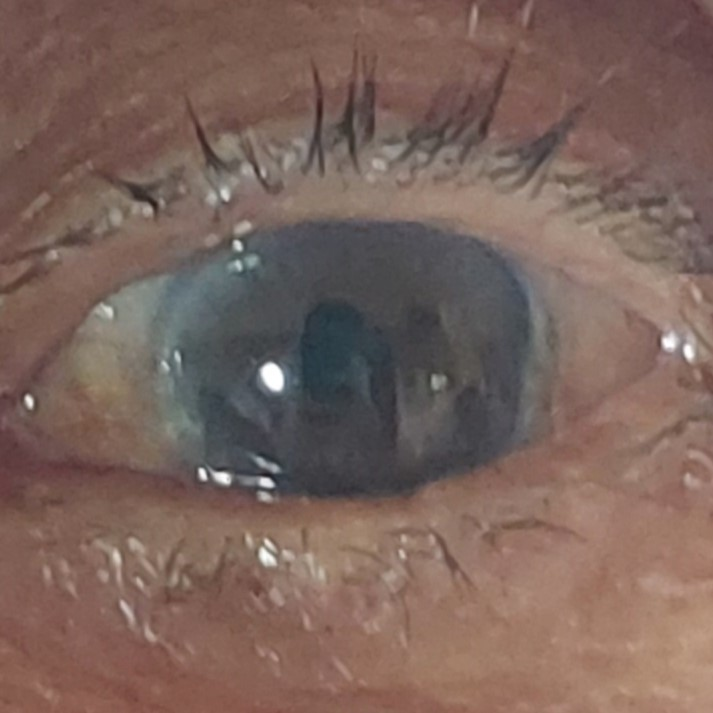
#> input picture Dataset/16.jpg, 713 x 713 px
$ python -i segmentation.py   (imports and definitions only)
#> lines starting #> are read from the running program, lines starting #| are printed output that depends on the picture; after the words box and inside, x2 and y2 are one past the last pixel; in counts of white or black regions, pixels touching at a corner belong together
import cv2
import numpy as np

import matplotlib.pyplot as plt
from skimage.color import rgb2gray, gray2rgb
from skimage.segmentation import active_contour
from skimage import measure
from skimage.transform import hough_circle, hough_circle_peaks
from skimage.feature import canny
from skimage.draw import circle_perimeter,rectangle_perimeter


def ROI_segmentation(img):
    gray = cv2.cvtColor(img,cv2.COLOR_BGR2GRAY)
    imgBlur = cv2.GaussianBlur(gray , (5,5), 0)
    kernelSharp = np.array([[0, -1, 0],[-1,5,-1],[0,-1,0]])
    imgBlur = cv2.filter2D(imgBlur, -1, kernelSharp)
    centerImg = [np.shape(img)[0]/2,np.shape(img)[1]/2]
    # detect Iris Area
    circles = cv2.HoughCircles(imgBlur, cv2.HOUGH_GRADIENT, 1, 90, param1 = 235, param2 = 4, minRadius = np.uint64(np.shape(img)[0]/3.5), maxRadius= np.uint64(np.shape(img)[0]/2.8))
    inner_circle = np.around(circles[0][0]).tolist()
    distPoint = [abs(centerImg[0]-inner_circle[0]),abs(centerImg[1]-inner_circle[1])]
    for c in circles[0,:]:
        if abs(distPoint[0])>abs(centerImg[0]-c[0]) and abs(distPoint[1])>abs(centerImg[1]-c[1]):
            inner_circle[0] = c[0]
            distPoint[0] = abs(centerImg[0]-c[0])
            inner_circle[1] = c[1]
            distPoint[1] = abs(centerImg[1]-c[1])
            inner_circle[2] = c[2]
    centerx = (inner_circle[0]+centerImg[0])/2.1
    centery = (inner_circle[1]+centerImg[1])/2.1
    inner_circle = (centerx,centery,inner_circle[2])
    inner_circle = np.uint64(inner_circle)
    x1,y1,x2,y2 = drawRec(img.shape,centerx,centery,inner_circle[2], 1.6)
    # cv2.circle(img,(inner_circle[0],inner_circle[1]),np.uint64(inner_circle[2]+2),(0,0,255),4)
    # cv2.rectangle(img,(x1 , y1),(x2,y2),(0,255,0),2)
    img_crop = img[(x1):(x2), (y1):(y2)]
    # print(img_crop.shape)s
    # cv2.imshow("before",img_crop)
    # cv2.imshow("hasil", img)
    img_hsv = cv2.cvtColor(img_crop, cv2.COLOR_BGR2HSV)
    hsv_value = img_hsv[:,:,2]
    edges = canny(hsv_value, sigma=3, low_threshold= 6, high_threshold=40)
    hough_radii = np.arange(14,45,1)
    hough_res = hough_circle(edges,hough_radii)
    accums, cx, cy, radii = hough_circle_peaks(hough_res, hough_radii, total_num_peaks=1)
    xs1,ys1,xs2,ys2 = drawRec(img_crop.shape, cy[0],cx[0],radii[0])
    img_crop2 = img_crop[(xs1):(xs2), (ys1):(ys2)]
    # [15 lines of commented-out code are left out]
    img_crop2 = cv2.cvtColor(img_crop2 ,cv2.COLOR_BGR2GRAY)
    return img_crop2


def drawRec(imgShape,x,y,r,divide = 1):
    top_left_x = int(max(0, x-r))
    top_left_y = int(max(0, y-r))
    bottom_right_x = int(min(imgShape[1],x + r))
    bottom_left_y = int(min(imgShape[0],y + r))
    if divide > 1:
        Ax = bottom_right_x - top_left_x
        Ay = bottom_left_y - top_left_y
        Ax2 = Ax/divide
        Ay2 = Ay/divide
        top_left_x = np.int32(top_left_x + ((Ax - Ax2)/2))
        top_left_y = np.int32(top_left_y + ((Ay - Ay2)/2))
        bottom_right_x = np.int32(top_left_x + Ax2)
        bottom_left_y = np.int32(top_left_y + Ay2)

    return top_left_x,top_left_y,bottom_right_x,bottom_left_y

def filterCircle(circles, img_shape):
    if len(circles) == 1:
        return circles[0]
    return circles[0]


    # [5 lines of commented-out code are left out]

def ifFaraway(x,y,x_im, y_img, distance):
    distanceX = abs(x-x_im)
    distanceY = abs(y-y_img)
    if distanceX>=distance and distanceY>=distance:
        print('x and y is far')
        return x_im,y_img
    if distanceX>=distance:
        print('x is far')
        return x_im,y
    if distanceY>=distance:
        print('y is far')
        return x,y_img
    return x,y

>>> import cv2
>>> picture = cv2.imread('Dataset/16.jpg')
#> picture is the input picture: shape (713, 713, 3); mean B, G, R 91.6, 99.5, 122.7
>>> result = ROI_segmentation(picture)
#> in ROI_segmentation, `gray = cv2.cvtColor(img,cv2.COLOR_BGR2GRAY)`:
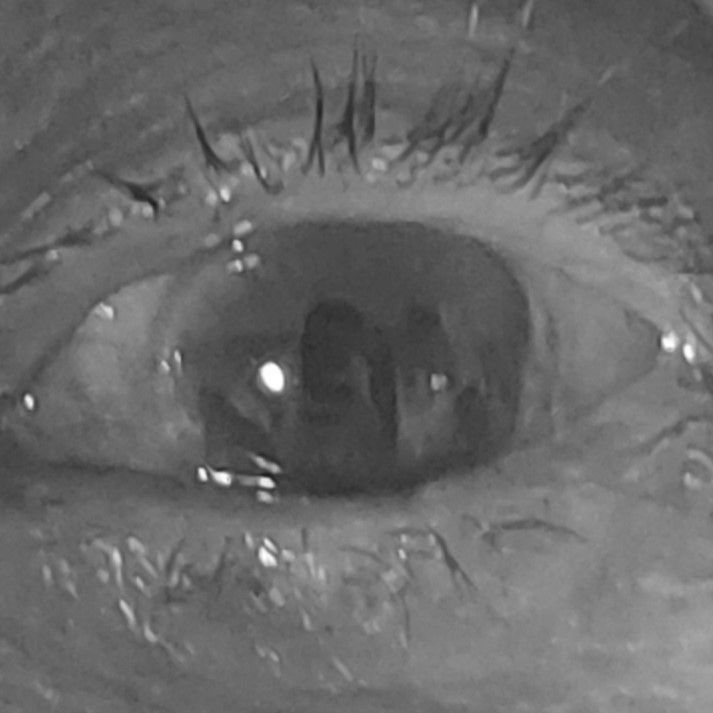
#> gray: shape (713, 713); min 28, max 255, mean 105.6
#> in ROI_segmentation, `circles = cv2.HoughCircles(imgBlur, cv2.HOUGH_GRADIENT, 1, 90, param1 ..`: circles = 16 rows, first 8: [434.5, 376.5, 242.2], [237.5, 693.5, 218.4], [352.5, 270.5, 208.1], [373.5, 557.5, 253.4], [398.5, 46.5, 213.6], [52.5, 289.5, 233.6], [52.5, 413.5, 232.6], [63.5, 651.5, 229.7]
#> in ROI_segmentation, `inner_circle = np.around(circles[0][0]).tolist()`: inner_circle = [434, 376, 242]
#> in ROI_segmentation, `distPoint = [abs(centerImg[0]-inner_circle[0]),abs(centerImg[1]-inner_..`: distPoint = [77.5, 19.5]
#> the loop in ROI_segmentation, `for c in circles[0,:]:` made 16 passes
#> c on passes 1 to 12: [434.5, 376.5, 242.2], [237.5, 693.5, 218.4], [352.5, 270.5, 208.1], [373.5, 557.5, 253.4], [398.5, 46.5, 213.6], [52.5, 289.5, 233.6], [52.5, 413.5, 232.6], [63.5, 651.5, 229.7], [308.5, 450.5, 238.7], [209.5, 247.5, 233.4], [41.5, 526.5, 229.6], [53.5, 196.5, 204.9]
#> in ROI_segmentation, `centerx = (inner_circle[0]+centerImg[0])/2.1`: centerx = 376.4
#> in ROI_segmentation, `centery = (inner_circle[1]+centerImg[1])/2.1`: centery = 348.8
#> in ROI_segmentation, `inner_circle = (centerx,centery,inner_circle[2])`: inner_circle = (376.4, 348.8, 242)
#> in ROI_segmentation, `inner_circle = np.uint64(inner_circle)`: inner_circle = [376, 348, 242]
#> in drawRec, `top_left_x = int(max(0, x-r))`: top_left_x = 134
#> in drawRec, `top_left_y = int(max(0, y-r))`: top_left_y = 106
#> in drawRec, `bottom_right_x = int(min(imgShape[1],x + r))`: bottom_right_x = 618
#> in drawRec, `bottom_left_y = int(min(imgShape[0],y + r))`: bottom_left_y = 590
#> in drawRec, `Ax = bottom_right_x - top_left_x`: Ax = 484
#> in drawRec, `Ax2 = Ax/divide`: Ax2 = 302.5
#> in drawRec, `top_left_x = np.int32(top_left_x + ((Ax - Ax2)/2))`: top_left_x = 224
#> in drawRec, `top_left_y = np.int32(top_left_y + ((Ay - Ay2)/2))`: top_left_y = 196
#> in drawRec, `bottom_right_x = np.int32(top_left_x + Ax2)`: bottom_right_x = 526
#> in drawRec, `bottom_left_y = np.int32(top_left_y + Ay2)`: bottom_left_y = 498
#> in ROI_segmentation, `x1,y1,x2,y2 = drawRec(img.shape,centerx,centery,inner_circle[2], 1.6)`: x1 = 224; y1 = 196; x2 = 526; y2 = 498
#> in ROI_segmentation, `img_crop = img[(x1):(x2), (y1):(y2)]`:
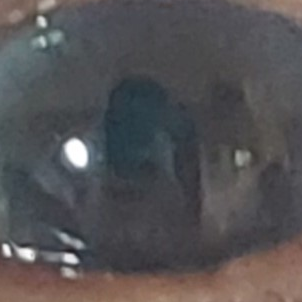
#> img_crop: shape (302, 302, 3); mean B, G, R 83.7, 81.8, 83.9
#> in ROI_segmentation, `img_hsv = cv2.cvtColor(img_crop, cv2.COLOR_BGR2HSV)`: img_hsv: shape (302, 302, 3); mean H, S, V 94.3, 32.5, 89.7
#> in ROI_segmentation, `hsv_value = img_hsv[:,:,2]`:
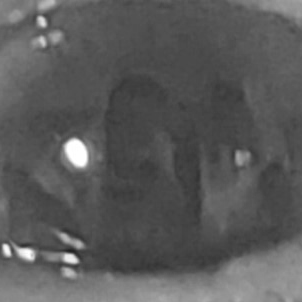
#> hsv_value: shape (302, 302); min 32, max 255, mean 89.7
#> in ROI_segmentation, `edges = canny(hsv_value, sigma=3, low_threshold= 6, high_threshold=40)`:
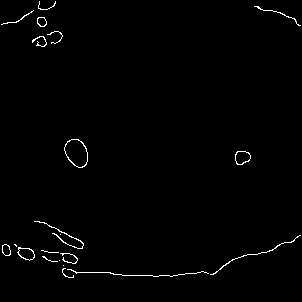
#> edges: shape (302, 302) bool; 1.1% white in thin lines or dots
#> in ROI_segmentation, `accums, cx, cy, radii = hough_circle_peaks(hough_res, hough_radii, tot..`: accums = [0.323]; cx = [54]; cy = [245]; radii = [16]
#> in ROI_segmentation, `xs1,ys1,xs2,ys2 = drawRec(img_crop.shape, cy[0],cx[0],radii[0])`: xs1 = 229; ys1 = 38; xs2 = 261; ys2 = 70
#> in ROI_segmentation, `img_crop2 = img_crop[(xs1):(xs2), (ys1):(ys2)]`:
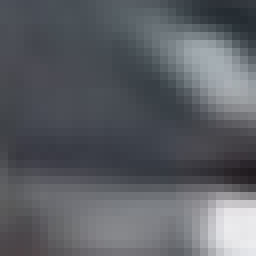
#> img_crop2: shape (32, 32, 3) (shown 8 times larger); mean B, G, R 100.7, 94.9, 91.9

$ run again, on Dataset/2.jpg
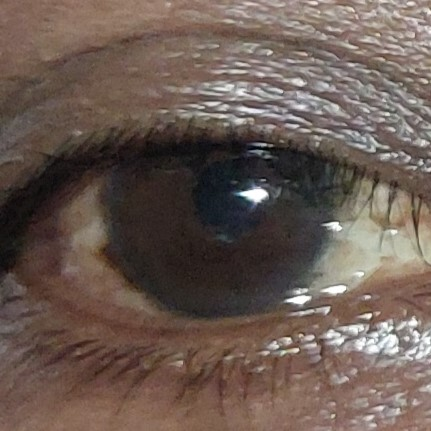
#> input picture Dataset/2.jpg, 431 x 431 px
#> picture is the input picture: shape (431, 431, 3); mean B, G, R 82.6, 90.7, 106.5
#> circles = 14 rows, first 8: [296.5, 200.5, 134.8], [400.5, 197.5, 149.1], [228.5, 262.5, 152.4], [292.5, 3.5, 132.6], [215.5, 148.5, 150.2], [391.5, 1.5, 145.8], [311.5, 107.5, 123.4], [352.5, 274.5, 145.8]
#> in ROI_segmentation, `inner_circle = np.around(circles[0][0]).tolist()`: inner_circle = [296, 200, 135]
#> in ROI_segmentation, `distPoint = [abs(centerImg[0]-inner_circle[0]),abs(centerImg[1]-inner_..`: distPoint = [80.5, 15.5]
#> the loop in ROI_segmentation, `for c in circles[0,:]:` made 14 passes
#> after the loop in ROI_segmentation, `for c in circles[0,:]:`: distPoint = [71, 2]; inner_circle = [144.5, 217.5, 146.9]
#> centerx = 171.4
#> centery = 206.2
#> in ROI_segmentation, `inner_circle = (centerx,centery,inner_circle[2])`: inner_circle = (171.4, 206.2, 146.9)
#> in ROI_segmentation, `inner_circle = np.uint64(inner_circle)`: inner_circle = [171, 206, 146]
#> in drawRec, `top_left_x = int(max(0, x-r))`: top_left_x = 25
#> in drawRec, `top_left_y = int(max(0, y-r))`: top_left_y = 60
#> in drawRec, `bottom_right_x = int(min(imgShape[1],x + r))`: bottom_right_x = 317
#> in drawRec, `bottom_left_y = int(min(imgShape[0],y + r))`: bottom_left_y = 352
#> Ax = 292
#> Ax2 = 182.5
#> in drawRec, `top_left_x = np.int32(top_left_x + ((Ax - Ax2)/2))`: top_left_x = 79
#> in drawRec, `top_left_y = np.int32(top_left_y + ((Ay - Ay2)/2))`: top_left_y = 114
#> in drawRec, `bottom_right_x = np.int32(top_left_x + Ax2)`: bottom_right_x = 261
#> in drawRec, `bottom_left_y = np.int32(top_left_y + Ay2)`: bottom_left_y = 296
#> x1 = 79; y1 = 114; x2 = 261; y2 = 296
#> img_hsv: shape (182, 182, 3); mean H, S, V 49.8, 55.7, 70.4
#> in ROI_segmentation, `edges = canny(hsv_value, sigma=3, low_threshold= 6, high_threshold=40)`:
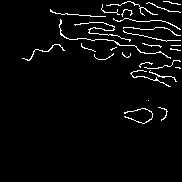
#> edges: shape (182, 182) bool; 3.7% white in thin lines or dots, all inside (x1, y1, x2, y2) = (22, 1, 181, 124)
#> accums = [0.386]; cx = [73]; cy = [25]; radii = [14]
#> xs1 = 11; ys1 = 59; xs2 = 39; ys2 = 87
#> in ROI_segmentation, `img_crop2 = img_crop[(xs1):(xs2), (ys1):(ys2)]`:
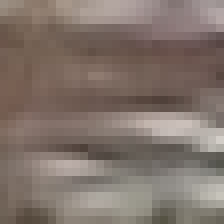
#> img_crop2: shape (28, 28, 3) (shown 8 times larger); mean B, G, R 107.5, 115.5, 129.4
